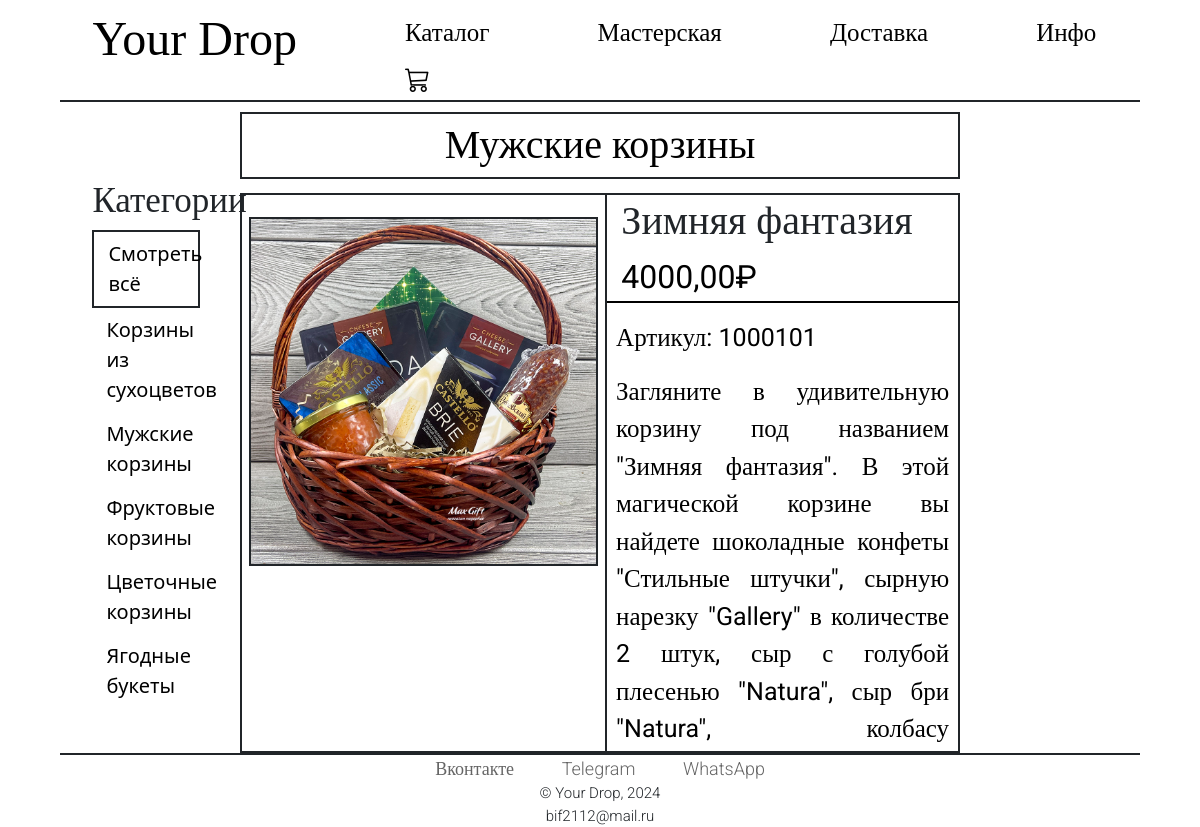
Screenshot of /shop/101/zimnyaya-fantaziya with the database file from the repository.
### shop/models.py (models this page shows, shortened)
class Category(models.Model):
    name = models.CharField(max_length=200, db_index=True)
    slug = models.SlugField(max_length=200, db_index=True, unique=True)
    class Meta:
        ordering = ('name',)
        verbose_name = 'Категория'
        verbose_name_plural = 'Категории'
    def get_absolute_url(self):
        return reverse('shop:product_list_by_category',
                       args=[self.slug])
    def __str__(self):
        return self.name

class Product(models.Model):
    category = models.ForeignKey(Category, related_name='products', on_delete=models.CASCADE)
    name = models.CharField(max_length=200, db_index=True)
    slug = models.SlugField(max_length=200, db_index=True)
    image = models.ImageField(upload_to='products/%Y/%m/%d', blank=True)
    description = models.TextField(blank=True)
    price = models.DecimalField(max_digits=10, decimal_places=2)
    stock = models.PositiveIntegerField()
    available = models.BooleanField(default=True)
    created = models.DateTimeField(auto_now_add=True)
    updated = models.DateTimeField(auto_now=True)
    class Meta:
        ordering = ('name',)
        index_together = (('id', 'slug'),)

### shop/views.py (the view)
# urls.py: path('<int:id>/<slug:slug>', views.product_detail,
def product_detail(request, id, slug):
    category = None
    categories = Category.objects.all()
    product = get_object_or_404(Product,
                                id=id,
                                slug=slug,
                                available=True)
    return render(request,
                  'shop/product/detail.html',
                  {'category': category,
                   'categories': categories,
                   'product': product})

### shop/templates/shop/product/detail.html (shortened to what this page needs)
{% extends "main/base.html" %}
{% load static %}
{% block content %}
    <div id="sidebar">
        <h3>Категории</h3>
        <ul>
            <li {% if not category %}class="selected"{% endif %}>
                <a href="{% url 'shop:product_list' %}">Смотреть всё</a>
            </li>
            {% for c in categories %}
                <li {% if category.slug == c.slug %}class="selected"{% endif %}>
                    <a href="{{ c.get_absolute_url }}">{{ c.name }}</a>
                </li>
            {% endfor %}
        </ul>
    </div>
    <div class="product-detail">
        <div class="category">
        <h1><a href="{{ product.category.get_absolute_url }}">{{ product.category }}</a></h1>
        </div>
        <div class="picture">
        <img src="{% if product.image %}{{ product.image.url }}{% else %}{% static 'main/img/no_image.png' %}{% endif %}">
        </div>
        <div class="articles">
        <h2>{{ product.name }}</h2>
        <p class="price">{{ product.price }}₽</p>
        <p>Артикул: 1000{{ product.id }}</p>
        <p class="signature">{{ product.description|linebreaks }}</p>
        </div>
    </div>
{% endblock %}

### main/static/main/css/base.css (style rules this page uses)
html { height: 100%; }
body { margin:0; padding:0; height: 100%; }
h1, h2, h3, h4, h5 , h6 { font-family: 'Roboto'; font-style: normal; font-weight: 400; }
a { text-decoration:none; color:#5993bb; }
#sidebar { width: 16%; padding-top: 7%; padding-left: 3%; padding-right: 3%; float:left; }
#sidebar h3 { font-size: 35px; }
#sidebar ul { font-size: 20px; margin:0; padding:0; }
#sidebar ul li { margin:0; list-style:none; padding:7px 14px; }
#sidebar ul li a { color: #000000; display:block; }
#sidebar ul li.selected { border: 2px solid; }
#sidebar ul li.selected a { color:#000000; }
.category h1 { text-align: center; font-size: 40px; margin: 1% 1%; padding: 1% 1%; border: 2px solid; }
.category h1 a { color: #000000; }
.product-detail { float:left; width: 68%; overflow:hidden; font-family: 'Roboto'; font-style: normal; font-weight: 400; font-size: 24px; text-align:justify; }
.product-detail .picture { margin-top: 2%; margin-left: 1%; width:50%; height:70vh; float:left; text-align:center; border: 2px solid; }
.product-detail img { margin: 6% 2% 2% 2%; width:96%; border: 2px solid; }
.product-detail h1 { margin-bottom:0; }
.product-detail .articles { margin-top: 2%; width:48%; height:70vh; float:left; border-top: 2px solid; border-right: 2px solid; border-bottom: 2px solid; }
.product-detail .articles .price { padding:0% 4%; color:#000000; font-size:32px; border-bottom: 2px solid; }
.product-detail .articles h2 { font-size: 40px; padding-top: 0.5%; padding-left: 4%; }
.product-detail .articles p { padding-left: 2.5%; padding-right: 2.5%; color:#000000; font-size:25px; }

### rows the page displays
Category: name "Корзины из сухоцветов"
Category: name "Мужские корзины"
Category: name "Фруктовые корзины"
Category: name "Цветочные корзины"
Category: name "Ягодные букеты"
Product: category "Мужские корзины", image (picture), name "Зимняя фантазия", price "4000,00", id "101", description "Загляните в удивительную корзину под названием \"Зимняя фантазия\". В этой магической корзине вы найдете шоколадные конфеты \"Стильные штучки\", сырную нарезку \"Gallery\" в количестве 2 штук, сыр с голубой плесенью \"Natura\", сыр бри \"Natura\", колбасу…"
